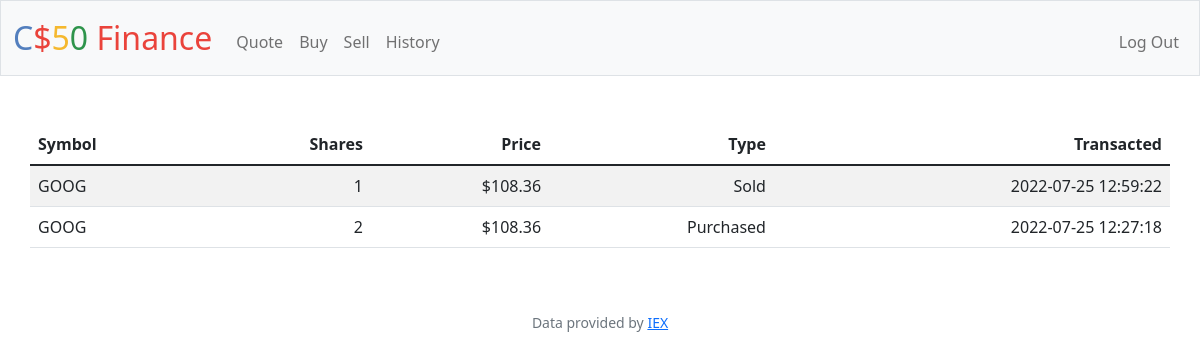
/history (signed in), run on an earlier commit of the app's database.
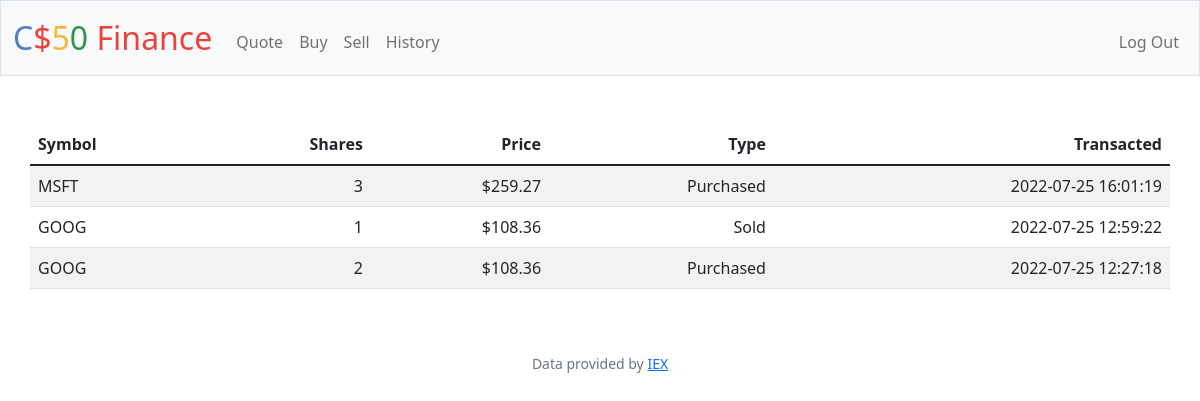
And on a later commit of the database.
### tables this page shows
CREATE TABLE history (
            id INTEGER PRIMARY KEY AUTOINCREMENT NOT NULL,
            symbol TEXT NOT NULL,
            price NUMERIC NOT NULL,
            share_qty REAL NOT NULL,
            transaction_date TEXT,
            type TEXT,
            ownerid INTEGER,
            FOREIGN KEY (ownerId)
            REFERENCES users (id)
                ON UPDATE CASCADE
                ON DELETE CASCADE
        );

### app.py (the view)
@app.route("/history")
@login_required
def history():
    data = db.execute('SELECT * FROM history WHERE ownerId = ? ORDER BY transaction_date DESC;', session['user_id'])
    return render_template('history.html', data=data, usd=usd, int_format=int_format)

### app.py (called while the page is built)
@app.after_request
def after_request(response):
    response.headers["Cache-Control"] = "no-cache, no-store, must-revalidate"
    response.headers["Expires"] = 0
    response.headers["Pragma"] = "no-cache"
    return response

### helpers.py (called while the page is built)
def login_required(f):
    @wraps(f)
    def decorated_function(*args, **kwargs):
        if session.get("user_id") is None:
            return redirect("/login")
        return f(*args, **kwargs)
    return decorated_function

def usd(value):
    return f"${value:,.2f}"

def int_format(value):
    return int(value)

### templates/history.html
{% extends "layout.html" %} {% block title %} Home {% endblock %} {% block main
%}
<table class="table table-striped container">
  <thead>
    <tr>
      <th class="text-start">Symbol</th>
      <th class="text-end">Shares</th>
      <th class="text-end">Price</th>
      <th class="text-end">Type</th>
      <th class="text-end">Transacted</th>
    </tr>
  </thead>
  <tbody>
    {% for history in data %}
    <tr>
      <td class="text-start">{{history.symbol}}</td>
      <td class="text-end">{{int_format(history.share_qty)}}</td>
      <td class="text-end">{{usd(history.price) or 0}}</td>
      <td class="text-end">{{history.type}}</td>
      <td class="text-end">{{history.transaction_date}}</td>
    </tr>
    {% endfor %}
  </tbody>
</table>
{% endblock %}

### templates/layout.html (shortened to what this page needs)
<!DOCTYPE html>
<html lang="en">
    <head>
        <link href="https://cdn.jsdelivr.net/npm/bootstrap@5.1.3/dist/css/bootstrap.min.css" rel="stylesheet">
        <link href="/static/styles.css" rel="stylesheet">
    </head>
    <body>
        <nav class="bg-light border navbar navbar-expand-md navbar-light">
            <div class="container-fluid">
                <a class="navbar-brand" href="/"><span class="blue">C</span><span class="red">$</span><span class="yellow">5</span><span class="green">0</span> <span class="red">Finance</span></a>
                <div class="collapse navbar-collapse" id="navbar">
                    {% if session["user_id"] %}
                        <ul class="navbar-nav me-auto mt-2">
                            <li class="nav-item"><a class="nav-link" href="/quote">Quote</a></li>
                            <li class="nav-item"><a class="nav-link" href="/buy">Buy</a></li>
                            <li class="nav-item"><a class="nav-link" href="/sell">Sell</a></li>
                            <li class="nav-item"><a class="nav-link" href="/history">History</a></li>
                        </ul>
                        <ul class="navbar-nav ms-auto mt-2">
                            <li class="nav-item"><a class="nav-link" href="/logout">Log Out</a></li>
                        </ul>
                    {% else %}
                        <ul class="navbar-nav ms-auto mt-2">
                            <li class="nav-item"><a class="nav-link" href="/register">Register</a></li>
                            <li class="nav-item"><a class="nav-link" href="/login">Log In</a></li>
                        </ul>
                    {% endif %}
                </div>
            </div>
        </nav>
        <main class="container-fluid py-5 text-center">
            {% block main %}{% endblock %}
        </main>
        <footer class="mb-5 small text-center text-muted">
            Data provided by <a href="https://iexcloud.io/">IEX</a>
        </footer>
    </body>
</html>

### static/styles.css (style rules this page uses)
nav .navbar-brand { font-size: xx-large; }
nav .navbar-brand .blue { color: #537fbe; }
nav .navbar-brand .red { color: #ea433b; }
nav .navbar-brand .yellow { color: #f5b82e; }
nav .navbar-brand .green { color: #2e944b; }

What changed in the data, as far as the page shows it:
added history: symbol "MSFT", share_qty "3", price "$259.27", type "Purchased", transaction_date "2022-07-25 16:01:19"
